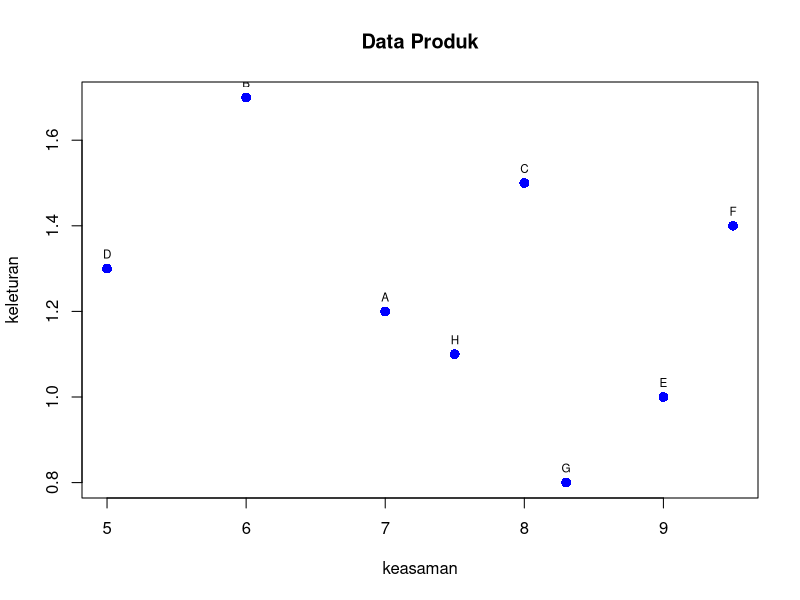
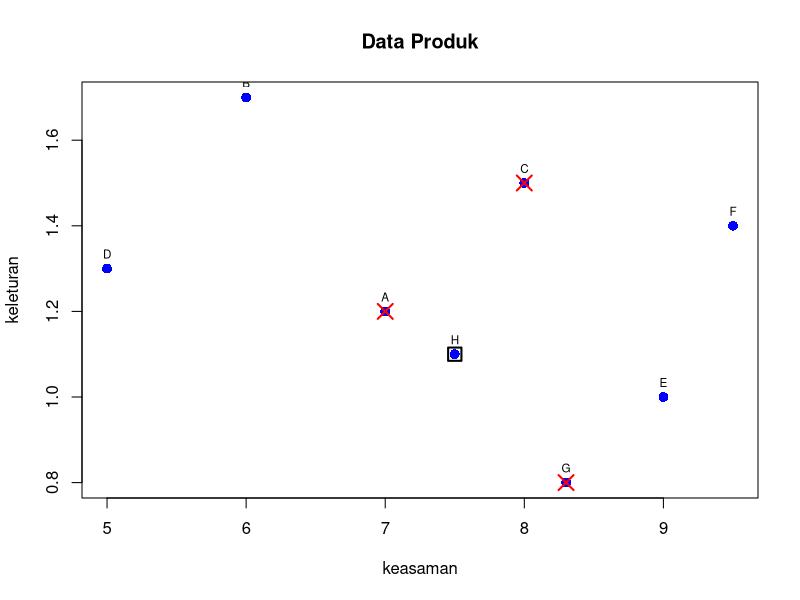
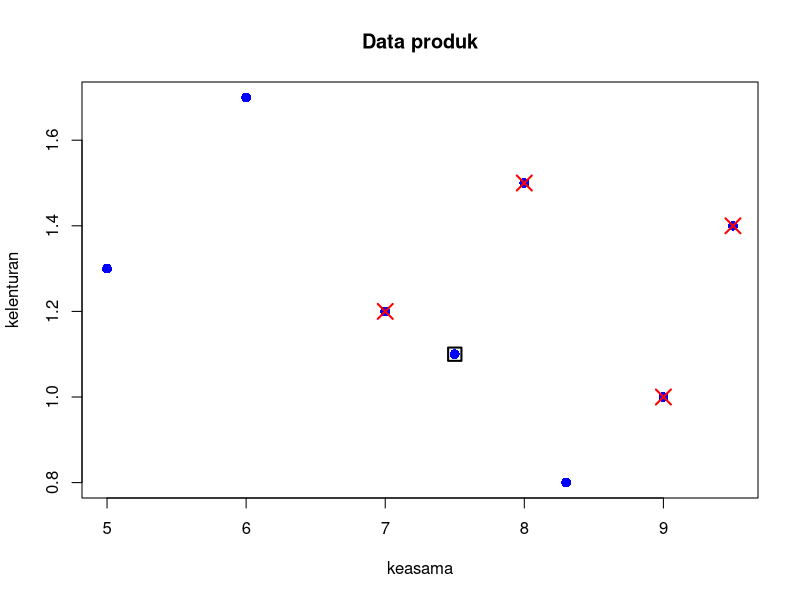
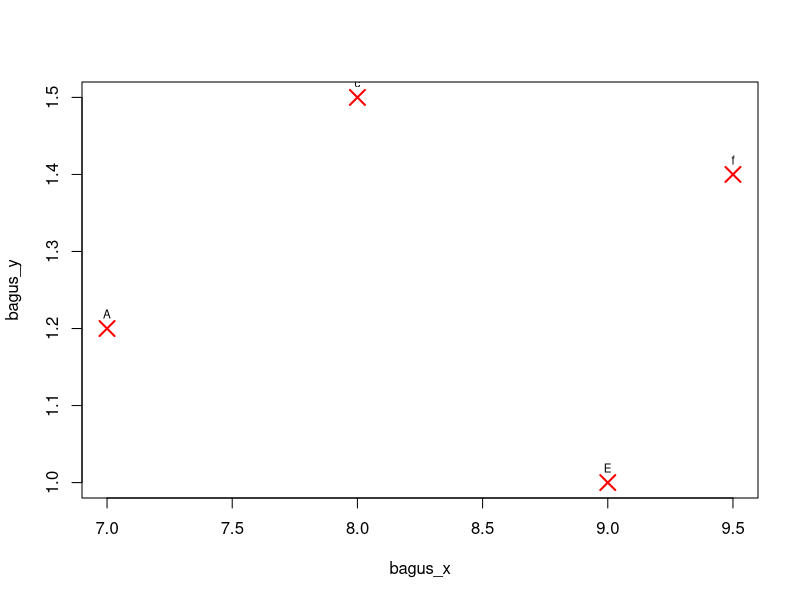

The R script that drew these images, in order:
## ---- chunk 1
print("Tahap 1")
## ---- chunk 2
x <- c(7,6,8,5,9,9.5,8.3,7.5)
y <- c(1.2,1.7,1.5,1.3,1.0,1.4,0.8,1.1)
merk <- c('A','B','C','D','E','F','G','H')

plot(x,y, col = "blue",main = "Data Produk", cex = 1.3, pch = 16, xlab = 'keasaman', ylab = "keleturan")
text(x,y, label=merk, cex = 0.7, pos=3)
## ---- chunk 3
data = matrix(c(7,1.2, 6,1.7, 8,1.5, 5,1.3, 9,1.0, 9.5,1.4, 8.3,0.8, 7.5, 1.1),8,2,TRUE)
print(data)
## ---- chunk 4
# dataframe
df = data.frame(id = c("A", "B", "C", "D", "E", "F", "G", "H"), jarak1 = c(7, 6, 8, 5, 9, 9.5, 8.3, 7.5), jarak2 = c(1.2, 1.7, 1.5, 1.3, 1.0, 1.4, 0.8, 1.1))
print(df)
## ---- chunk 5
# Test rumus
hasil = sqrt((7.5-7)^2+(1.1-1.2)^2)
print(hasil)
print(nrow(df))
a = 1
print(df[8,2])
## ---- chunk 6
print("Menghitung jarak dengan Euclidean distance \n")
toris = nrow(df)
a=1
nilai_d = c()
d = c()
while(a<toris){
  hasil = sqrt((df[toris,2] - df[a,2])^2 + (df[toris,3]-df[a,3])^2)
  nilai_d = c(nilai_d, hasil)
  d = c(d,paste("H",df[a,1], sep =""))
  print(paste("Hasil dari d H",df[a,1]," : ",hasil,sep=""))
  a=1+a
}
## ---- chunk 7
data_hasil = data.frame( d = d,nilai_d=nilai_d )
print(data_hasil)
## ---- chunk 8
urut = data_hasil[order(data_hasil$nilai_d),]
print(urut)
## ---- chunk 9
nilai_bagus_x <- c(7.0,8.0,8.3)
nilai_bagus_y <- c(1.2,1.5,0.8)
plot(x,y, col = "blue",main = "Data Produk", cex = 1.3, pch = 16, xlab = 'keasaman', ylab = "keleturan")
text(x,y, label=merk, cex = 0.7, pos=3)
points(nilai_bagus_x,nilai_bagus_y,col ="red",pch=4, lwd=2, cex=2)
points(7.5, 1.1,col="black",pch = 22, lwd=2, cex=2)
## ---- chunk 10
# membuat array produk
x <- c(7,6,8,5,9,9.5,8.3,7.5)
y <- c(1.2,1.7,1.5,1.3,1.0,1.4,0.8,1.1)

bagus_x <- c(7,8,9,9.5)
bagus_y <- c(1.2,1.5,1.0,1.4)

kurang_x <- c(6,5,8.3)
kurang_y <- c(1.7,1.3,0.8)

test_x <- c(7.5)
test_y <- c(1.1)
## ---- chunk 11
# Membuat array merk
merk_bagus <- c('A','c','E','f')
merk_kurang <- c('B','D','G')
merk_test <- c('H')
## ---- chunk 12
plot(x,y,col="blue", main = "Data produk", cex = 1.3, pch = 16, xlab = "keasama", ylab = "kelenturan")
points(bagus_x,bagus_y,col ="red",pch=4, lwd=2, cex=2)
points(test_x, test_y,col="black",pch = 22, lwd=2, cex=2)
## ---- chunk 13

## ---- chunk 14
kurang_x <- c(6,5,8.3)
kurang_y <- c(1.7,1.3,0.8)
## ---- chunk 15
# Memplot merk
plot(bagus_x, bagus_y, col = "red", pch = 4, lwd = 2, cex = 2)
text(bagus_x,bagus_y,labels = merk_bagus, cex = 0.7, pos = 3)
text(kurang_x,kurang_y,labels = merk_kurang, cex = 0.7, pos = 3)
text(test_x, test_x, labels = merk_test, cex = 0.7, pos = 3)
